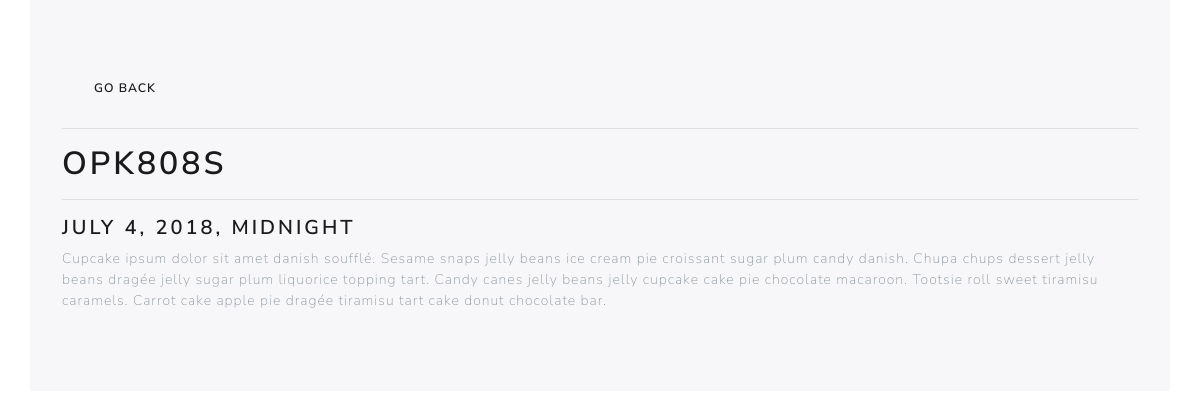
Screenshot of /entry/3 (signed in) with the database file from the repository.
### calendarapp/models.py (models this page shows, shortened)
class Entry(models.Model):
    name = models.CharField(max_length=256)
    author = models.ForeignKey(User, on_delete=models.CASCADE)
    date = models.DateTimeField()
    description = models.TextField()
    created = models.DateTimeField(auto_now_add=True)

### calendarapp/views.py (the view)
# urls.py: path('entry/<int:pk>', views.details, name='details'),
@login_required
def details(request, pk):
    entry = Entry.objects.get(id=pk)
    return render(request, 'calendarapp/details.html', {'entry': entry})

### calendarapp/templates/calendarapp/details.html
{% extends 'calendarapp/base.html' %}
{% block content %}
  <div class="container jumbotron">
    <a href='{% url 'index' %}' class="btn btn-default">Go Back</a>
    <hr />
    <h1>{{ entry.name }}</h1>
    <hr />
    <h4>{{ entry.date }}</h4>
    <p>{{ entry.description }}</p>
  </div>
{% endblock %}

### calendarapp/static/calendarapp/css/style.css (style rules this page uses)
body, html { width: 100%; display: grid; }

### rows the page displays
Entry: name "OPK808S", date "JULY 4, 2018, MIDNIGHT", description "Cupcake ipsum dolor sit amet danish soufflé. Sesame snaps jelly beans ice cream pie croissant sugar plum candy danish. Chupa chups dessert jelly beans dragée jelly sugar plum liquorice topping tart. Candy canes jelly beans jelly cupcake cake pie chocolate macaroon. Tootsie roll sweet tiramisu caramels. Carrot cake apple pie dragée tiramisu tart cake donut chocolate bar."
